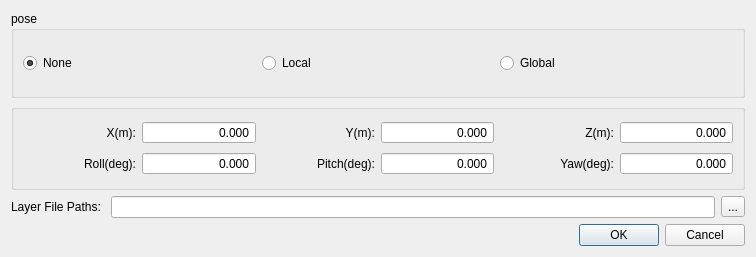
<?xml version="1.0" encoding="UTF-8"?>
<ui version="4.0">
 <class>welkin::bamboo::ImportLayersDialog</class>
 <widget class="QDialog" name="welkin::bamboo::ImportLayersDialog">
  <property name="geometry">
   <rect>
    <x>0</x>
    <y>0</y>
    <width>756</width>
    <height>257</height>
   </rect>
  </property>
  <property name="windowTitle">
   <string>Import Layers Dialog</string>
  </property>
  <layout class="QGridLayout" name="gridLayout_2">
   <item row="0" column="0">
    <widget class="QGroupBox" name="groupBox">
     <property name="sizePolicy">
      <sizepolicy hsizetype="Minimum" vsizetype="Preferred">
       <horstretch>0</horstretch>
       <verstretch>0</verstretch>
      </sizepolicy>
     </property>
     <property name="title">
      <string>pose</string>
     </property>
     <layout class="QGridLayout" name="gridLayout">
      <item row="0" column="1">
       <widget class="QRadioButton" name="radioButton_local">
        <property name="text">
         <string>Local</string>
        </property>
        <property name="checked">
         <bool>false</bool>
        </property>
       </widget>
      </item>
      <item row="0" column="0">
       <widget class="QRadioButton" name="radioButton_none">
        <property name="text">
         <string>None</string>
        </property>
        <property name="checked">
         <bool>true</bool>
        </property>
       </widget>
      </item>
      <item row="0" column="2">
       <widget class="QRadioButton" name="radioButton_global">
        <property name="text">
         <string>Global</string>
        </property>
       </widget>
      </item>
     </layout>
    </widget>
   </item>
   <item row="1" column="0">
    <widget class="QGroupBox" name="groupBox_2">
     <property name="sizePolicy">
      <sizepolicy hsizetype="Minimum" vsizetype="Preferred">
       <horstretch>0</horstretch>
       <verstretch>0</verstretch>
      </sizepolicy>
     </property>
     <property name="title">
      <string/>
     </property>
     <layout class="QGridLayout" name="gridLayout_3">
      <item row="1" column="0">
       <widget class="QLabel" name="label_5">
        <property name="sizePolicy">
         <sizepolicy hsizetype="Minimum" vsizetype="Preferred">
          <horstretch>0</horstretch>
          <verstretch>0</verstretch>
         </sizepolicy>
        </property>
        <property name="text">
         <string>Roll(deg):</string>
        </property>
        <property name="alignment">
         <set>Qt::AlignRight|Qt::AlignTrailing|Qt::AlignVCenter</set>
        </property>
       </widget>
      </item>
      <item row="1" column="1">
       <widget class="QDoubleSpinBox" name="doubleSpinBox_roll">
        <property name="alignment">
         <set>Qt::AlignRight|Qt::AlignTrailing|Qt::AlignVCenter</set>
        </property>
        <property name="buttonSymbols">
         <enum>QAbstractSpinBox::NoButtons</enum>
        </property>
        <property name="decimals">
         <number>3</number>
        </property>
        <property name="minimum">
         <double>-1000000000000000.000000000000000</double>
        </property>
        <property name="maximum">
         <double>1000000000000000.000000000000000</double>
        </property>
       </widget>
      </item>
      <item row="1" column="4">
       <widget class="QLabel" name="label_6">
        <property name="sizePolicy">
         <sizepolicy hsizetype="Minimum" vsizetype="Preferred">
          <horstretch>0</horstretch>
          <verstretch>0</verstretch>
         </sizepolicy>
        </property>
        <property name="text">
         <string>Yaw(deg):</string>
        </property>
        <property name="alignment">
         <set>Qt::AlignRight|Qt::AlignTrailing|Qt::AlignVCenter</set>
        </property>
       </widget>
      </item>
      <item row="0" column="2">
       <widget class="QLabel" name="label_2">
        <property name="sizePolicy">
         <sizepolicy hsizetype="Minimum" vsizetype="Preferred">
          <horstretch>0</horstretch>
          <verstretch>0</verstretch>
         </sizepolicy>
        </property>
        <property name="text">
         <string>Y(m):</string>
        </property>
        <property name="alignment">
         <set>Qt::AlignRight|Qt::AlignTrailing|Qt::AlignVCenter</set>
        </property>
       </widget>
      </item>
      <item row="1" column="5">
       <widget class="QDoubleSpinBox" name="doubleSpinBox_yaw">
        <property name="alignment">
         <set>Qt::AlignRight|Qt::AlignTrailing|Qt::AlignVCenter</set>
        </property>
        <property name="buttonSymbols">
         <enum>QAbstractSpinBox::NoButtons</enum>
        </property>
        <property name="decimals">
         <number>3</number>
        </property>
        <property name="minimum">
         <double>-1000000000000000.000000000000000</double>
        </property>
        <property name="maximum">
         <double>1000000000000000.000000000000000</double>
        </property>
       </widget>
      </item>
      <item row="1" column="3">
       <widget class="QDoubleSpinBox" name="doubleSpinBox_pitch">
        <property name="alignment">
         <set>Qt::AlignRight|Qt::AlignTrailing|Qt::AlignVCenter</set>
        </property>
        <property name="buttonSymbols">
         <enum>QAbstractSpinBox::NoButtons</enum>
        </property>
        <property name="decimals">
         <number>3</number>
        </property>
        <property name="minimum">
         <double>-1000000000000000.000000000000000</double>
        </property>
        <property name="maximum">
         <double>1000000000000000.000000000000000</double>
        </property>
       </widget>
      </item>
      <item row="0" column="5">
       <widget class="QDoubleSpinBox" name="doubleSpinBox_Z">
        <property name="alignment">
         <set>Qt::AlignRight|Qt::AlignTrailing|Qt::AlignVCenter</set>
        </property>
        <property name="buttonSymbols">
         <enum>QAbstractSpinBox::NoButtons</enum>
        </property>
        <property name="decimals">
         <number>3</number>
        </property>
        <property name="minimum">
         <double>-1000000000000000.000000000000000</double>
        </property>
        <property name="maximum">
         <double>1000000000000000.000000000000000</double>
        </property>
       </widget>
      </item>
      <item row="0" column="1">
       <widget class="QDoubleSpinBox" name="doubleSpinBox_X">
        <property name="alignment">
         <set>Qt::AlignRight|Qt::AlignTrailing|Qt::AlignVCenter</set>
        </property>
        <property name="buttonSymbols">
         <enum>QAbstractSpinBox::NoButtons</enum>
        </property>
        <property name="decimals">
         <number>3</number>
        </property>
        <property name="minimum">
         <double>-1000000000000000.000000000000000</double>
        </property>
        <property name="maximum">
         <double>1000000000000000.000000000000000</double>
        </property>
       </widget>
      </item>
      <item row="0" column="0">
       <widget class="QLabel" name="label">
        <property name="sizePolicy">
         <sizepolicy hsizetype="Minimum" vsizetype="Preferred">
          <horstretch>0</horstretch>
          <verstretch>0</verstretch>
         </sizepolicy>
        </property>
        <property name="text">
         <string>X(m):</string>
        </property>
        <property name="alignment">
         <set>Qt::AlignRight|Qt::AlignTrailing|Qt::AlignVCenter</set>
        </property>
       </widget>
      </item>
      <item row="0" column="4">
       <widget class="QLabel" name="label_3">
        <property name="sizePolicy">
         <sizepolicy hsizetype="Minimum" vsizetype="Preferred">
          <horstretch>0</horstretch>
          <verstretch>0</verstretch>
         </sizepolicy>
        </property>
        <property name="text">
         <string>Z(m):</string>
        </property>
        <property name="alignment">
         <set>Qt::AlignRight|Qt::AlignTrailing|Qt::AlignVCenter</set>
        </property>
       </widget>
      </item>
      <item row="0" column="3">
       <widget class="QDoubleSpinBox" name="doubleSpinBox_Y">
        <property name="alignment">
         <set>Qt::AlignRight|Qt::AlignTrailing|Qt::AlignVCenter</set>
        </property>
        <property name="buttonSymbols">
         <enum>QAbstractSpinBox::NoButtons</enum>
        </property>
        <property name="decimals">
         <number>3</number>
        </property>
        <property name="minimum">
         <double>-1000000000000000.000000000000000</double>
        </property>
        <property name="maximum">
         <double>1000000000000000.000000000000000</double>
        </property>
       </widget>
      </item>
      <item row="1" column="2">
       <widget class="QLabel" name="label_4">
        <property name="sizePolicy">
         <sizepolicy hsizetype="Minimum" vsizetype="Preferred">
          <horstretch>0</horstretch>
          <verstretch>0</verstretch>
         </sizepolicy>
        </property>
        <property name="text">
         <string>Pitch(deg):</string>
        </property>
        <property name="alignment">
         <set>Qt::AlignRight|Qt::AlignTrailing|Qt::AlignVCenter</set>
        </property>
       </widget>
      </item>
     </layout>
    </widget>
   </item>
   <item row="2" column="0">
    <layout class="QHBoxLayout" name="horizontalLayout_3">
     <item>
      <widget class="QLabel" name="label_7">
       <property name="text">
        <string>Layer File Paths: </string>
       </property>
      </widget>
     </item>
     <item>
      <widget class="QLineEdit" name="lineEdit_layer_filepaths">
       <property name="readOnly">
        <bool>true</bool>
       </property>
      </widget>
     </item>
     <item>
      <widget class="QToolButton" name="toolButton_layer_filepaths">
       <property name="text">
        <string>...</string>
       </property>
      </widget>
     </item>
    </layout>
   </item>
   <item row="3" column="0">
    <widget class="QDialogButtonBox" name="buttonBox">
     <property name="orientation">
      <enum>Qt::Horizontal</enum>
     </property>
     <property name="standardButtons">
      <set>QDialogButtonBox::Cancel|QDialogButtonBox::Ok</set>
     </property>
    </widget>
   </item>
  </layout>
 </widget>
 <resources/>
 <connections>
  <connection>
   <sender>buttonBox</sender>
   <signal>accepted()</signal>
   <receiver>welkin::bamboo::ImportLayersDialog</receiver>
   <slot>accept()</slot>
   <hints>
    <hint type="sourcelabel">
     <x>248</x>
     <y>254</y>
    </hint>
    <hint type="destinationlabel">
     <x>157</x>
     <y>274</y>
    </hint>
   </hints>
  </connection>
  <connection>
   <sender>buttonBox</sender>
   <signal>rejected()</signal>
   <receiver>welkin::bamboo::ImportLayersDialog</receiver>
   <slot>reject()</slot>
   <hints>
    <hint type="sourcelabel">
     <x>316</x>
     <y>260</y>
    </hint>
    <hint type="destinationlabel">
     <x>286</x>
     <y>274</y>
    </hint>
   </hints>
  </connection>
 </connections>
</ui>
